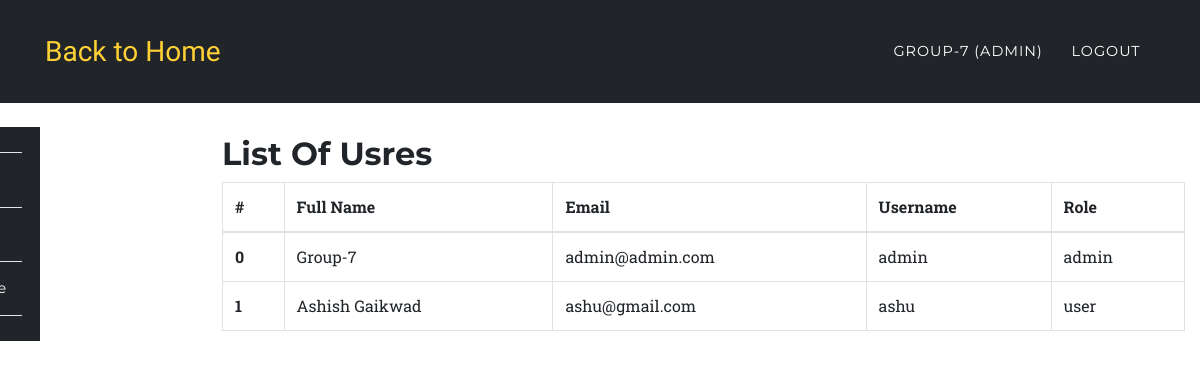
Screenshot of /app/users.php (signed in) with the database file from the repository.
### tables this page shows
CREATE TABLE `users` (
  `id` int(10) UNSIGNED NOT NULL,
  `fullname` varchar(191) NOT NULL,
  `mobile` varchar(191) NOT NULL,
  `username` varchar(191) NOT NULL,
  `email` varchar(191) NOT NULL,
  `password` varchar(191) NOT NULL,
  `created_at` timestamp NULL DEFAULT CURRENT_TIMESTAMP,
  `updated_at` timestamp NULL DEFAULT CURRENT_TIMESTAMP,
  `role` varchar(100) DEFAULT 'user',
  `status` int(1) NOT NULL DEFAULT '1'
);

### app/users.php (the view, shortened to what this page needs)
<?php
	require '../config/config.php';
		try {
			$stmt = $connect->prepare('SELECT * FROM users');
			$stmt->execute();
			$data = $stmt->fetchAll(PDO::FETCH_ASSOC);
		}
		catch(PDOException $e) {
			$errMsg = $e->getMessage();
		}
?>
<?php include '../include/header.php';?>
	<nav class="navbar navbar-expand-lg navbar-dark" style="background-color:#212529;" id="mainNav">
      <div class="container">
        <a class="navbar-brand js-scroll-trigger" href="../index.php">Back to Home</a>
        <div class="collapse navbar-collapse" id="navbarResponsive">
          <ul class="navbar-nav text-uppercase ml-auto">
            <li class="nav-item">
              <a class="nav-link" href="login.php"><?php echo $_SESSION['fullname']; ?> <?php if($_SESSION['role'] == 'admin'){ echo "(Admin)"; } ?></a>
            </li>
            <li class="nav-item">
              <a href="../auth/logout.php" class="nav-link">Logout</a>
            </li>
          </ul>
        </div>
      </div>
    </nav>
<?php include '../include/side-nav.php';?>
<section class="wrapper" style="margin-left:16%;margin-top: -11%;">
	<div class="container">
		<div class="row">
			<div class="col-12">
				<h2>List Of Usres</h2>
				<div class="table-responsive">
					<table class="table table-bordered">
					  <thead>
					    <tr>
					      <th>#</th>
					      <th>Full Name</th>
					      <th>Email</th>
					      <th>Username</th>
					      <th>Role</th>
					    </tr>
					  </thead>
					  <tbody>
					  	<?php
					  		foreach ($data as $key => $value) {
							   echo '<tr>';
							      echo '<th scope="row">'.$key.'</th>';
							      echo '<td>'.$value['fullname'].'</td>';
							      echo '<td>'.$value['email'].'</td>';
							      echo '<td>'.$value['username'].'</td>';
							      echo '<td>'.$value['role'].'</td>';
							   echo '</tr>';
					  		}
					  	?>
					  </tbody>
					</table>
				</div>
			</div>
		</div>
	</div>
</section>
<?php include '../include/footer.php';?>

### assets/css/rent.css (style rules this page uses)
body { overflow-x: hidden; font-family: 'Roboto Slab', 'Helvetica Neue', Helvetica, Arial, sans-serif; }
a { color: #fed136; }
h1, h2, h3, h4, h5, h6 { font-weight: 700; font-family: 'Montserrat', 'Helvetica Neue', Helvetica, Arial, sans-serif; }
section { padding: 100px 0; }
@media (min-width: 768px) { section { padding: 140px 0; } }
#mainNav { background-color: #212529; }
#mainNav .navbar-brand { color: #fed136; font-family: 'Kaushan Script', 'Helvetica Neue', Helvetica, Arial, cursive; }
#mainNav .navbar-nav .nav-item .nav-link { font-size: 90%; font-weight: 400; padding: 0.75em 0; letter-spacing: 1px; color: white; font-family: 'Montserrat', 'Helvetica Neue', Helvetica, Arial, sans-serif; }
@media (min-width: 992px) { #mainNav { padding-top: 25px; padding-bottom: 25px; -webkit-transition: padding-top 0.3s, padding-bottom 0.3s; -moz-transition: padding-top 0.3s, padding-bottom 0.3s; transition: padding-top 0.3s, padding-bottom 0.3s; border: none; background-color: transparent; } }
@media (min-width: 992px) { #mainNav .navbar-brand { font-size: 1.75em; -webkit-transition: all 0.3s; -moz-transition: all 0.3s; transition: all 0.3s; } }
@media (min-width: 992px) { #mainNav .navbar-nav .nav-item .nav-link { padding: 1.1em 1em !important; } }

### assets/css/style.css (style rules this page uses)
.navbar { border-radius: 0px; }
section { padding-left: 15px; }

### rows the page displays
users: key "0", fullname "Group-7", email "admin@admin.com", username "admin", role "admin"
users: key "1", fullname "Ashish Gaikwad", email "ashu@gmail.com", username "ashu", role "user"

### other values shown
$_SESSION['fullname'] "GROUP-7"
